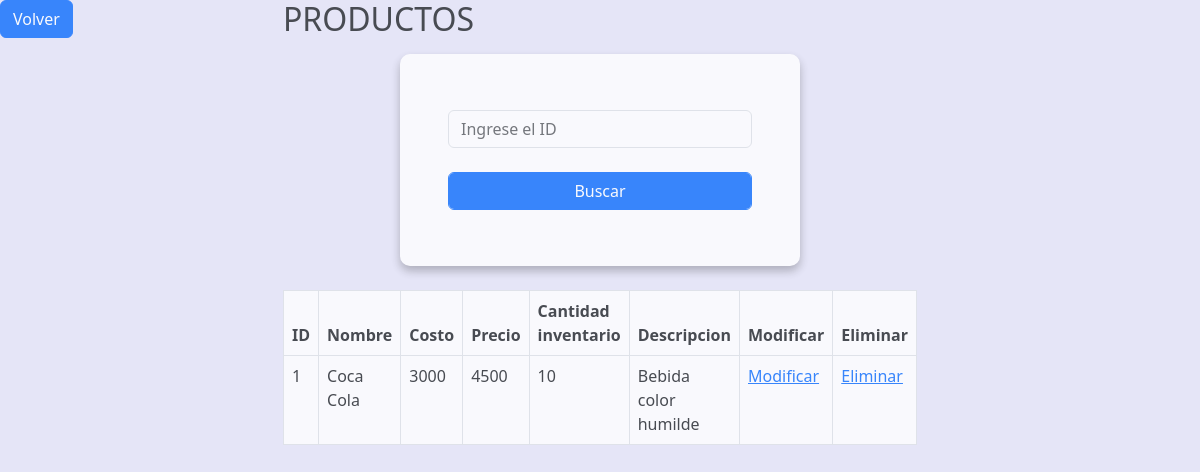
/factura/factura/consultarProducto.php, run on the app's committed database.
### tables this page shows
CREATE TABLE `productos` (
  `id` int(11) NOT NULL,
  `nombre` varchar(255) NOT NULL,
  `costo` int(11) NOT NULL,
  `precio` int(11) NOT NULL,
  `cant_inventario` int(11) NOT NULL,
  `descripcion` varchar(500) NOT NULL
);

### factura/factura/consultarProducto.php (the view, shortened to what this page needs)
<?php
    include_once("conexion.php");
?>
<!DOCTYPE html>
<html lang="en">
<head>
    <link rel="stylesheet" href="css/styles.css">
    <link href="https://cdn.jsdelivr.net/npm/bootstrap@5.3.0/dist/css/bootstrap.min.css" rel="stylesheet">
</head>
<body>
        <main>
            <section class="position-absolute top-0 start-50 translate-middle-x">
                <h2>PRODUCTOS</h2>
                <center>
                    <form action="" method="POST">
                        <input type="number" placeholder="Ingrese el ID" autocomplete="off" name="buscar" class="form-control mt-4 mb-4">
                        <input type="submit" value="Buscar" class="form-control btn btn-primary mb-4">
                    </form>
                </center>
                <br>
                <table class="table table-bordered">
                    <thead>
                        <th>ID</th>
                        <th>Nombre</th>
                        <th>Costo</th>
                        <th>Precio</th>
                        <th>Cantidad inventario</th>
                        <th>Descripcion</th>
                        <th>Modificar</th>
                        <th>Eliminar</th>
                    </thead>
                    <tbody>
                        <?php
                        if(!empty($_POST['buscar'])){
                            $buscar = $_POST['buscar'];
                            $consulta = $conexion -> query("SELECT * FROM productos WHERE id LIKE '%$buscar%' ORDER BY nombre");
                            }else{
                                $consulta = $conexion -> query("SELECT * FROM productos");
                            }
                            while($row = $consulta -> fetch_array()){ ?>
                                <tr>
                                    <td><?php echo $row['id']; ?></td>
                                    <td><?php echo $row['nombre']; ?></td>
                                    <td><?php echo $row['costo']; ?></td>
                                    <td><?php echo $row['precio']; ?></td>
                                    <td><?php echo $row['cant_inventario']; ?></td>
                                    <td><?php echo $row['descripcion']; ?></td>
                                    <td><a href="modificarProducto.php?
                                    id=<?php echo $row['id'];?> &
                                    nombres=<?php echo $row['nombre'];?> &
                                    costos=<?php echo $row['costo'];?> &
                                    precios=<?php echo $row['precio'];?> &
                                    inventario=<?php echo $row['cant_inventario'];?> &
                                    descripciones=<?php echo $row['descripcion'];?>
                                    ">Modificar</a></td>
                                    <td><a href="eliminarProducto.php?
                                    id=<?php echo $row['id'];?>">Eliminar</a></td>
                                </tr>
                <?php } ?>
                    </tbody>
                </table>
            </section>
            <button class="btn btn-primary"><a href="principal.php">Volver</a></button>
        </main>
</body>
</html>

### factura/factura/css/styles.css (style rules this page uses)
* { margin: 0; padding: 0; box-sizing: border-box; }
body { font-family: 'Roboto', sans-serif; background-color: #e5e5f7; opacity: 0.8; background-image: radial-gradient(#787ede 0.5px, transparent 0.5px), radial-gradient(#787ede 0.5px, #e5e5f7 0.5px); background-size: 20px 20px; background-position: 0 0,10px 10px; display: flex; min-height: 100vh; }
form { background-color: #fff; margin: auto; width: 90%; max-width: 400px; padding: 2em 3em; border-radius: 10px; box-shadow: 0 5px 10px rgb(0 0 0 / 30%); text-align: center; margin-top: 1em; }
button a { color: white; text-decoration: none; }

### data on the page
productos: id "1", nombre "Coca Cola", costo "3000", precio "4500", cant_inventario "10", descripcion "Bebida color humilde"
